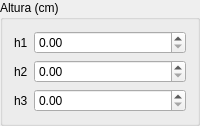
             <widget class="QGroupBox" name="groupBox_6">
              <property name="minimumSize">
               <size>
                <width>0</width>
                <height>0</height>
               </size>
              </property>
              <property name="title">
               <string>Altura (cm)</string>
              </property>
              <layout class="QFormLayout" name="formLayout_10">
               <item row="0" column="0">
                <widget class="QLabel" name="label_22">
                 <property name="text">
                  <string>h1</string>
                 </property>
                </widget>
               </item>
               <item row="0" column="1">
                <widget class="QDoubleSpinBox" name="dsb_h1">
                 <property name="minimumSize">
                  <size>
                   <width>0</width>
                   <height>0</height>
                  </size>
                 </property>
                 <property name="maximumSize">
                  <size>
                   <width>16777215</width>
                   <height>16777215</height>
                  </size>
                 </property>
                </widget>
               </item>
               <item row="1" column="0">
                <widget class="QLabel" name="label_23">
                 <property name="text">
                  <string>h2</string>
                 </property>
                </widget>
               </item>
               <item row="1" column="1">
                <widget class="QDoubleSpinBox" name="dsb_h2">
                 <property name="minimumSize">
                  <size>
                   <width>0</width>
                   <height>0</height>
                  </size>
                 </property>
                 <property name="maximumSize">
                  <size>
                   <width>16777215</width>
                   <height>16777215</height>
                  </size>
                 </property>
                </widget>
               </item>
               <item row="2" column="0">
                <widget class="QLabel" name="label_24">
                 <property name="text">
                  <string>h3</string>
                 </property>
                </widget>
               </item>
               <item row="2" column="1">
                <widget class="QDoubleSpinBox" name="dsb_h3">
                 <property name="minimumSize">
                  <size>
                   <width>0</width>
                   <height>0</height>
                  </size>
                 </property>
                 <property name="maximumSize">
                  <size>
                   <width>16777215</width>
                   <height>16777215</height>
                  </size>
                 </property>
                </widget>
               </item>
              </layout>
             </widget>
